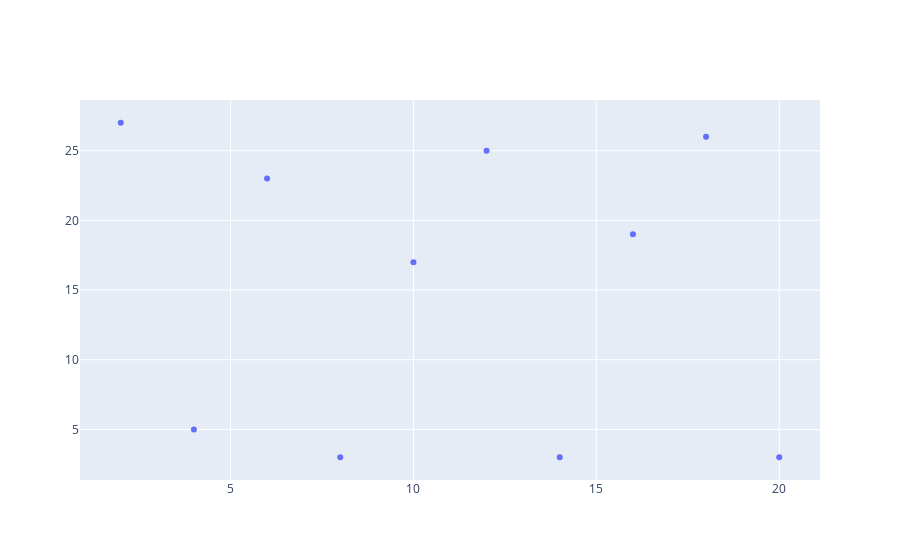

Notebook source saved alongside this figure:
### Markdown cell above
El objeto Scatter tiene varios argumentos entre ellos "mode" que nos permite mostrar por ejemplo solo los puntos.

### Code cell
#Hagamos un grafico de lineas.
from plotly.offline import iplot
import plotly.graph_objects as go
import numpy as np

values_x = np.array([2, 4, 6, 8 , 10 , 12, 14, 16, 18, 20]) #Generamos 10 valores para el eje x
values_y = np.random.randint(low=0, high=30, size=10) #Generamos 10 valores aleatorios entre 0 y 30
print("Values are: ", values) #Imprimimos los valores generados

data = [go.Scatter(x=values_x, y=values_y, mode="markers")] #Creamos un objeto de tipo scatter con los valores generados anteriormente y lo guardamos en la variable data
iplot(data) #Graficamos los valores

### Figure 1 — Plotly figure (JSON) as saved in the notebook; plotly's stock layout.template omitted (floating-point values rounded to 4 significant figures)
{"data": [{"mode": "markers", "type": "scatter", "x": [2, 4, 6, 8, 10, 12, 14, 16, 18, 20], "y": [27, 5, 23, 3, 17, 25, 3, 19, 26, 3]}], "layout": {}}
